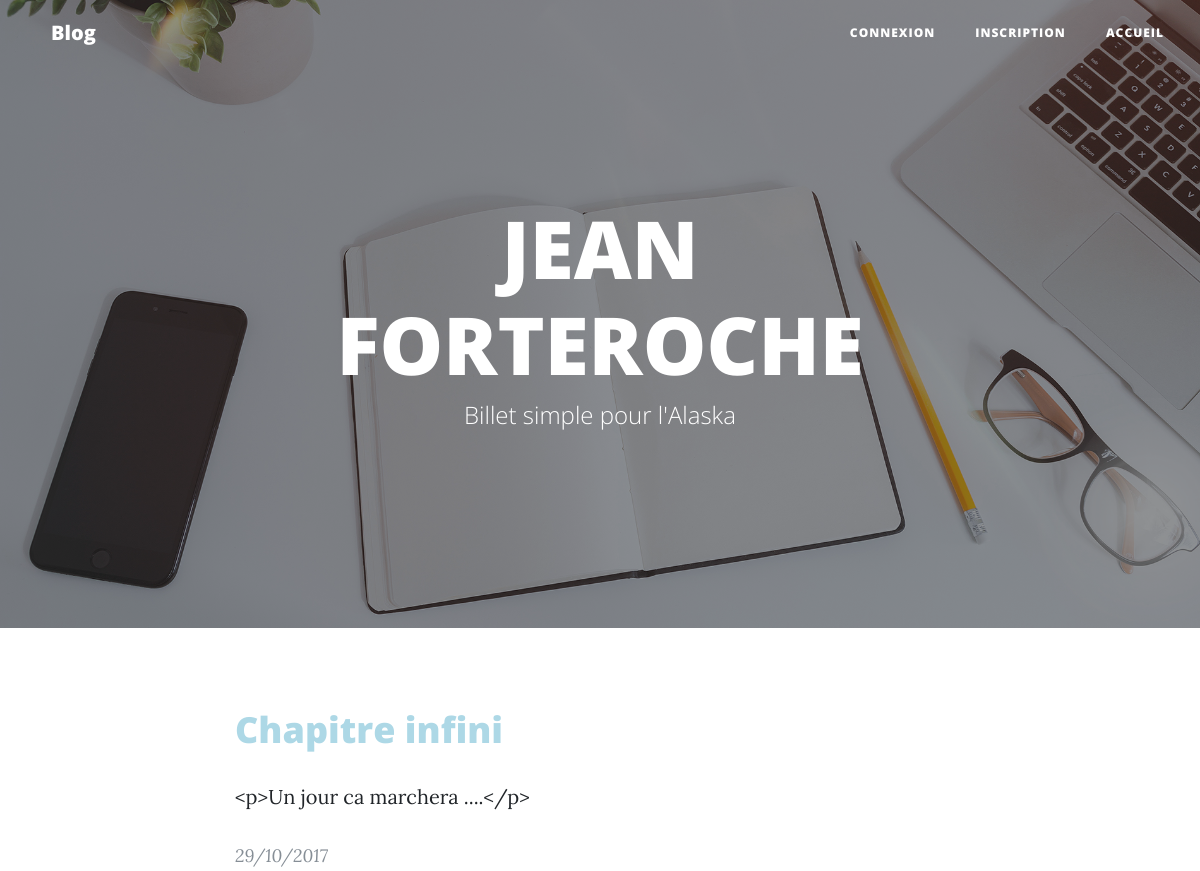
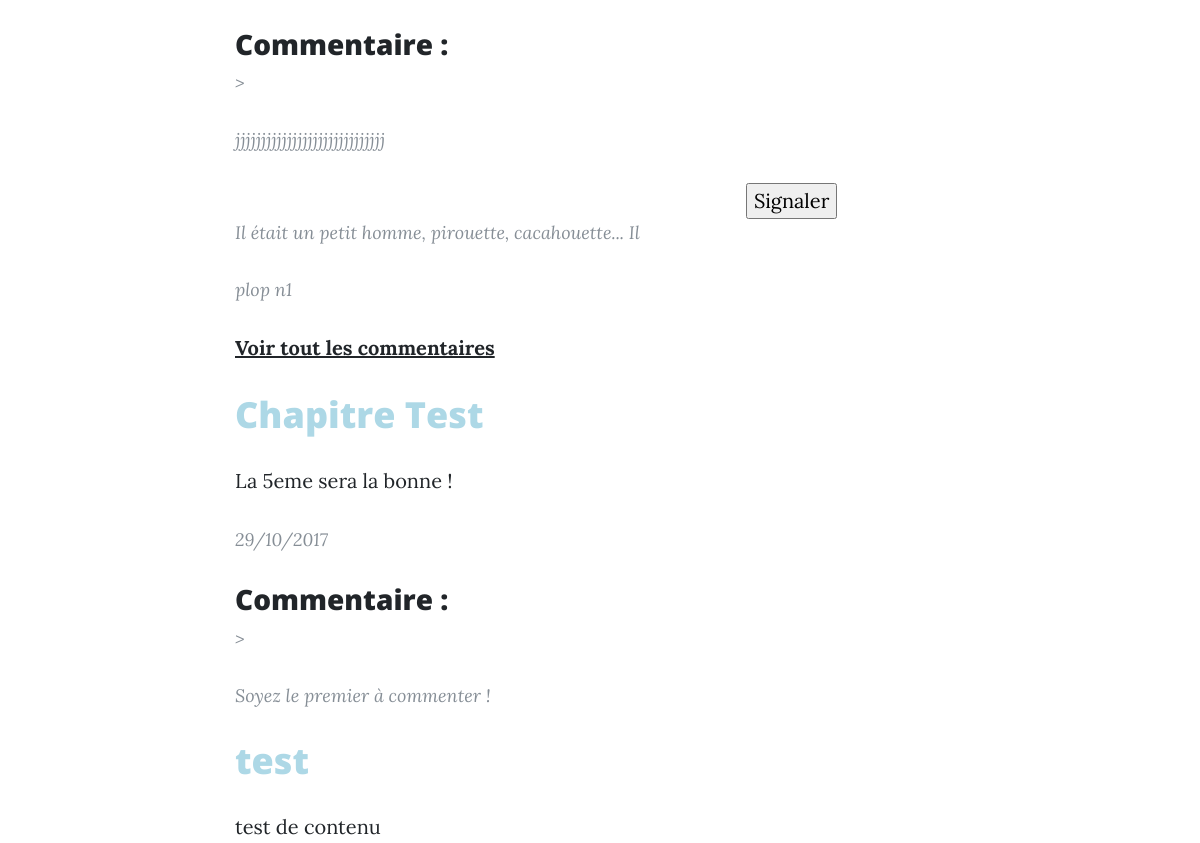
Before: / (upper part) with the older database file (2 pictures, top to bottom).
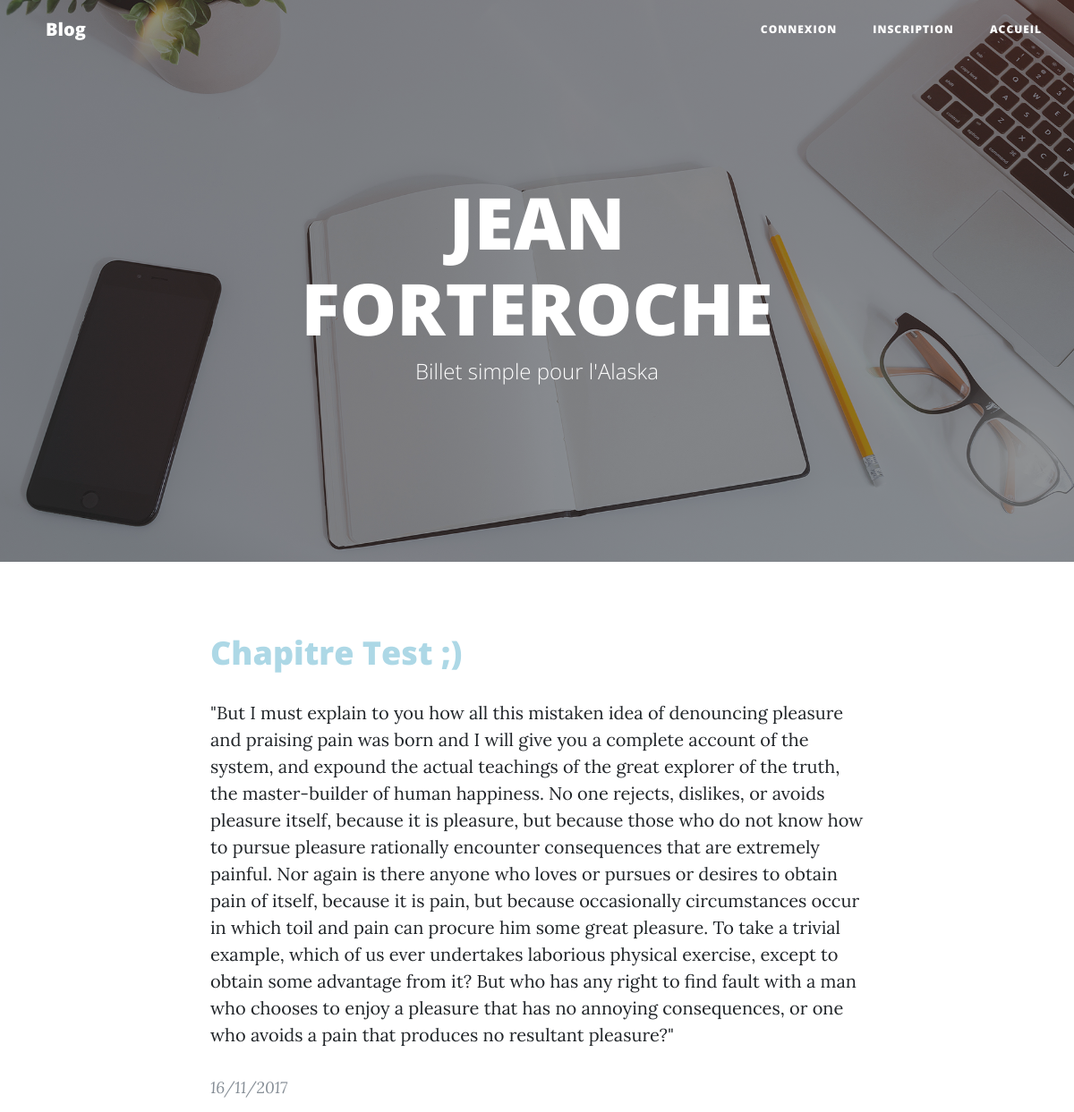
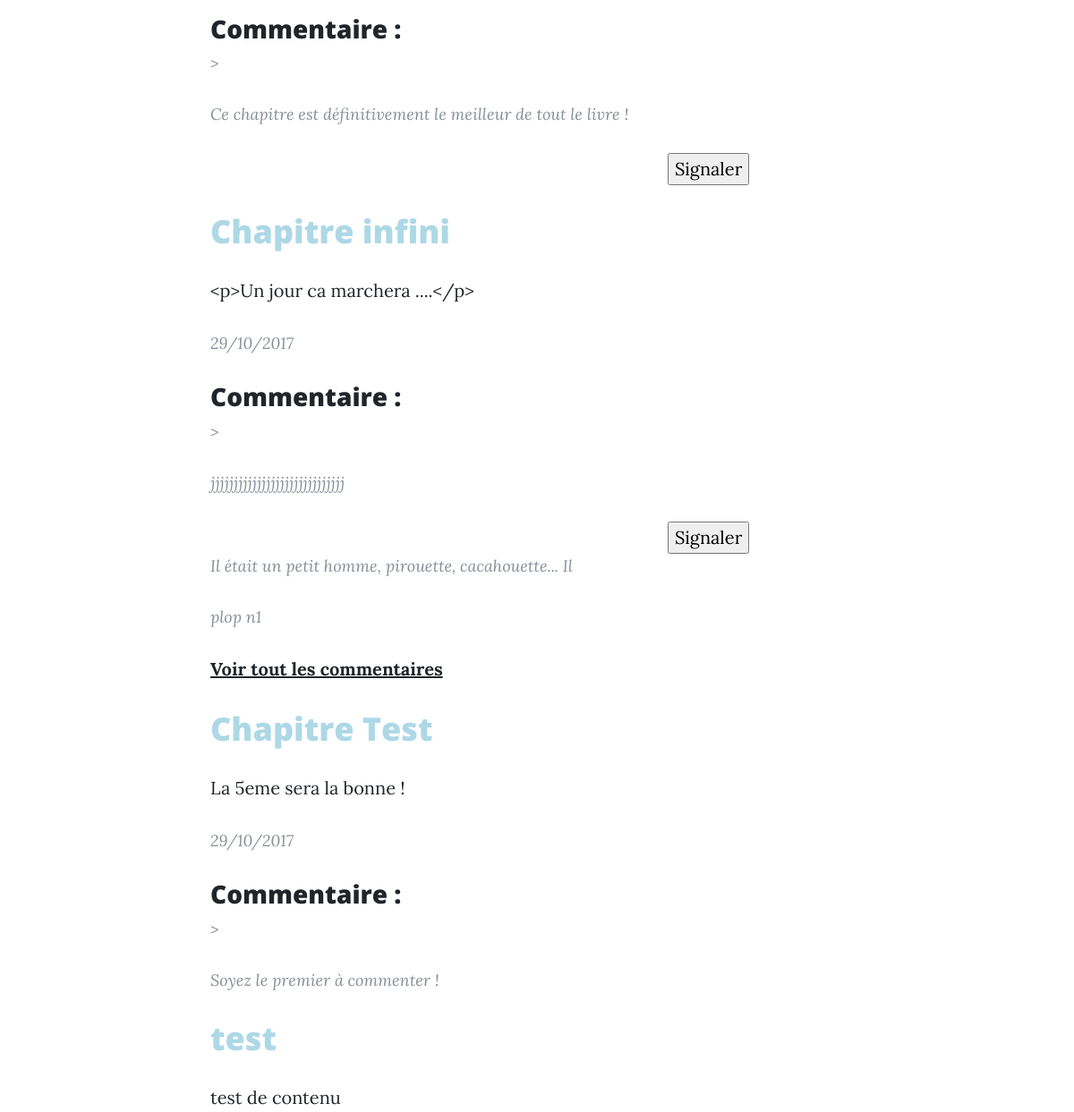
After: the same page with the newer database file (2 pictures, top to bottom).
### tables this page shows
CREATE TABLE `Article` (
  `id` int(10) NOT NULL,
  `author` text NOT NULL,
  `title` varchar(100) NOT NULL,
  `content` text NOT NULL,
  `resume` varchar(110) NOT NULL,
  `dateCreation` datetime NOT NULL
);

CREATE TABLE `Comment` (
  `id` int(10) NOT NULL,
  `content` text NOT NULL,
  `dateCreation` datetime NOT NULL,
  `id_article` int(10) NOT NULL,
  `signaler` tinyint(1) NOT NULL DEFAULT '0',
  `id_user` int(10) NOT NULL
);

### model/DatabaseConnexion.php (called while the page is built)
<?php
class DatabaseConnexion {
  public static function getDatabaseConnect() {
    try
    {
      $dsn = "mysql:host=localhost;dbname=blog-p3-MVC";
      $db_user = "lerna";
      $db_mdp = "lerna";
      $db = new PDO($dsn,$db_user,$db_mdp);
      $db->setAttribute(PDO::ATTR_DEFAULT_FETCH_MODE, PDO::FETCH_ASSOC);
    }
    catch(Exception $e)
    {
      die('Erreur : '.$e->getMessage());
    }
    return $db;
  }
}

### model/UserRepository.php (called while the page is built, shortened)
<?php
class UserRepository extends AbstractEntityRepository{
  public function getLoggedUser(){
    if ( isset( $_SESSION['user_id'] ) ) {
      $requete = $this -> db->prepare(
        'SELECT *
        FROM User
        WHERE User.id = :sid' );
      $requete->bindValue(':sid',$_SESSION['user_id']);
      $requete->setFetchMode(PDO::FETCH_CLASS|PDO::FETCH_PROPS_LATE, 'User');
      $resultat = $requete->execute();
      $user = $requete -> fetch();
      return $user;
    }else return false;
  }
}

### index.php (called while the page is built, shortened)
<?php
include 'controller/Controller.php';
$controller= new Controller();
if(empty($_SERVER['QUERY_STRING'])){
  $controller->homeController();
}
elseif(isset($_GET['article'])){
  $controller->articleController($_GET['article']);
}
elseif(isset($_GET['connexion'])){
  $controller->connexionController($_GET['connexion']);
}
elseif(isset($_GET['mentionLegale'])){
  $controller->mentionController($_GET['mentionLegale']);
}
elseif(isset($_GET['inscription'])){
  $controller->inscriptionController($_GET['inscription']);
}
elseif(isset($_GET['commentConnect'])){
  $controller->commentController($_GET['commentConnect']);
}
elseif(isset($_GET['articleAdmin'])){
  $controller->articleAdmin($_GET['articleAdmin']);
}
elseif(isset($_GET['commentAdmin'])){
  $controller->commentAdmin($_GET['commentAdmin']);
}
elseif(isset($_GET['articleAdd'])){
  $controller->articleAdd($_GET['articleAdd']);
}
elseif(isset($_GET['login'])){
  ControllerLogin::getLogin();
}
elseif(isset($_GET['inscripValid'])){
  ControllerInscript::getInscript();
}
elseif(isset($_GET['deconnexion'])){
  ControllerDeconnexion::deconnexionController();
}
elseif(isset($_GET['signaler'])){
   ControllerSignaler::signalEffect();
}
elseif(isset($_GET['modifierArticle'])){
   $controller->modifierArticle($_POST['id']);
}
elseif(isset($_GET['articleModifier'])){
  ControllerArticle::modifierArticle();
}
elseif(isset($_GET['supprimerArticle'])){
  ControllerArticle::supprimerArticle();
}
elseif(isset($_GET['accepterComment'])){
  ControllerComment::accepterComment();
}
elseif(isset($_GET['supprimerComment'])){
   ControllerComment::supprimerComment();
}
elseif(isset($_GET['commentAdd'])){
   ControllerCommentAdd::commentAdd();
}
elseif(isset($_GET['articleAddAdmin'])){
   ControllerArticle::articleAddAdmin();
}
else{
  $controller->errorController();
}

### model/AbstractEntityRepository.php (called while the page is built, shortened)
<?php
class AbstractEntityRepository{
  protected $db;
  public function __construct(){
    $this->db=DatabaseConnexion::getDatabaseConnect();
  }
  public function findAll($table){
    $req = $this -> db -> query('SELECT * FROM '.$table.' ORDER BY dateCreation DESC');
    $req->setFetchMode(PDO::FETCH_CLASS|PDO::FETCH_PROPS_LATE, $table);
    $req -> execute();
    $datas = $req -> fetchAll();
    return $datas;
  }
}

### model/CommentRepository.php (called while the page is built, shortened)
<?php
require_once('Comment.php');
require_once('AbstractEntityRepository.php');
class CommentRepository extends AbstractEntityRepository{
  public function findCommentByArticle(Article $a){
    $req = $this -> db->prepare("SELECT * FROM Comment WHERE :id_article = id_article ORDER BY dateCreation DESC LIMIT 3;");
    $req -> bindValue(':id_article',$a->getId());
    $req->setFetchMode(PDO::FETCH_CLASS|PDO::FETCH_PROPS_LATE, 'Comment');
    $req -> execute();
    $datas = $req -> fetchAll();
    return $datas;
  }
}

### model/Comment.php (called while the page is built, shortened)
<?php
class Comment{
  protected $content;
  protected $signaler;
  public function getContent(){
    return $this->content;
  }
  public function getSignaler(){
    return $this->signaler;
  }
}

### view/home.php (the view, shortened to what this page needs)
<div class="container">
  <div class="row">
    <div class="col-lg-8 col-md-10 mx-auto">
      <div class="post-preview">
        <?php foreach ($articles as $article): ?>
          <a href="index.php?article=<?php echo $article->getId(); ?>#haut">
            <h2 class="post-title" style="color:lightblue"><div id="haut"></div>
              <?php echo $article -> getTitle(); ?>
            </h2>
            <p>
              <?php echo $article -> getContent(); ?>
            </p>
          </a>
          <p class="post-meta"><?php echo $article -> getDateCreation(); ?></p>
            <h3 class="post-title">
              Commentaire :
            </h3>
            <p class="post-meta">>
              <?php
              if(count($article->getComments())==0){
                echo "<p class='post-meta'>Soyez le premier à commenter !<p>";
              }
              else foreach ($article->getComments() as $comment):
               echo "<p class='post-meta'>".$comment->getContent()."</p>"; ?>
              <p>
              <?php
              if($comment->getSignaler()== '0'){
                ?>
                <form method="post" action="index.php?signaler#haut">
                  <input class="submitBillet" type="submit" style="margin-left:70%" value="Signaler" title="signaler">
                </form>
                <?php
              }
              ?>
              <?php endforeach; ?>
              <?php
              if(count($article->getComments())>2){
                echo "<a href='index.php?article=".$article->getId()."#haut'><b> Voir tout les commentaires</b></a>";
              } ?>
            </p>
          <?php endforeach; ?>
      </div>
    </div>
  </div>
</div>

### controller/Controller.php (shortened to what this page needs)
<?php
require("model/Article.php");
require("model/DatabaseConnexion.php");
class Controller{
  public function homeController(){
    $articleRepo=new ArticleRepository();
    $articles=$articleRepo->findAll('Article');
    foreach ($articles as $article) {
      $article->fetchComments();
    }
    $userRepo = new UserRepository();
    $user = $userRepo->getLoggedUser();
    if($user === false){
      include('view/header.php');
      include('view/home.php');
      include('view/footer.php');
    }elseif($user->getAdmin() == True){
      include('view/headerAdmin.php');
      include('view/homeConnecte.php');
      include('view/footerAdmin.php');
    }else{
      include('view/headerConnecte.php');
      include('view/homeConnecte.php');
      include('view/footerAdmin.php');
    }
    $html= ob_end_flush();
    return $html;
  }
}

### view/header.php (shortened to what this page needs)
<!DOCTYPE html>
<html>
    <head>
        <link href="vendor/bootstrap/css/bootstrap.min.css" rel="stylesheet">
        <link href="vendor/font-awesome/css/font-awesome.min.css" rel="stylesheet" type="text/css">
        <link href="css/clean-blog.min.css" rel="stylesheet">
    </head>
    <body>
      <nav class="navbar navbar-expand-lg navbar-light fixed-top" id="mainNav">
        <div class="container">
          <a class="navbar-brand" href="index.php">Blog</a>
            </div>
            <div class="collapse navbar-collapse" id="navbarResponsive">
              <ul class="navbar-nav ml-auto">
                 <li class="nav-item">
                    <a class="nav-link" href="index.php?connexion#haut">Connexion</a></li>
                 <li class="nav-item">
                    <a class="nav-link" href="index.php?inscription#haut">Inscription</a></li>
                <li class="nav-item">
                   <a class="nav-link" href="index.php#haut">Accueil</a></li>
                </ul>
            </div>
      </nav>
      <header class="masthead" style="background-image: url('img/home-bg.jpg')">
        <div class="overlay"></div>
        <div class="container">
          <div class="row">
            <div class="col-lg-8 col-md-10 mx-auto">
              <div class="site-heading">
                <h1>JEAN FORTEROCHE</h1>
                <span class="subheading">Billet simple pour l'Alaska</span>
              </div>
            </div>
          </div>
        </div>
      </header>

### model/Article.php (shortened to what this page needs)
<?php
require('model/CommentRepository.php');
class Article{
  protected $id;
  protected $title;
  protected $content;
  protected $dateCreation;
  protected $comments;
  public function fetchComments() {
    $comments= new CommentRepository();
    $this->comments= $comments->findCommentByArticle($this);
  }
  public function getComments(){
    return $this->comments;
  }
  public function getId(){
    return $this->id;
  }
  public function getTitle(){
    return $this->title;
  }
  public function getContent(){
    return $this->content;
  }
  public function getDateCreation(){
    try {
        $date = new DateTime($this->dateCreation);
    } catch (Exception $e) {
        echo $e->getMessage();
        exit(1);
    }
    echo $date->format('d/m/Y');
  }
}

### view/footer.php (shortened to what this page needs)
</body>
</html>

Changed rows visible on the page:
added article: title "Chapitre Test ;)", content "\"But I must explain to you how all this mistaken idea of denouncing pleasure and praising pain was born and I will give you a complete account of the system, and expound the actual teachings of the great explorer of the truth, the master-builder of human happiness. No one rejects, dislikes, or avoids pleasure itself, because it is pleasure, but because those who do not know how to pursue pleasure rationally encounter consequences that are extremely painful. Nor again is there anyone who loves or pursues or desires to obtain pain of itself, because it is pain, but because occasionally circumstances occur in which toil and pain can procure him some great pleasure. To take a trivial example,…", dateCreation "16/11/2017"
added comment: content "Ce chapitre est définitivement le meilleur de tout le livre !", shown under "Chapitre Test ;)"
